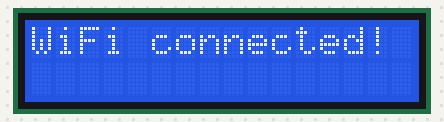
Simulated run of this sketch. Board: ESP8266 (NodeMCU). Parts: 16×2 character LCD. WiFi joins after 1.5 s; servers stay silent unless stated; uploads are accepted with an empty reply; what the sketch prints to the serial monitor is not drawn.

Above: at 1.6 s.
At 2.7 s:
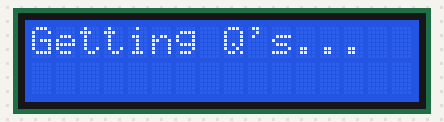
At 4.03 s:
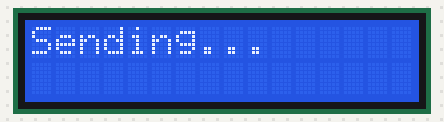

Measured:
- what the display in image 0 shows lasts 1.0 s, from 1.6 s to 2.6 s
- what the display in image 1 shows lasts 1.3 s, from 2.6 s to 3.9 s

The sketch:

poller.ino
```cpp
#include <RBD_Timer.h>

#include <RBD_Button.h>

#include <ESP8266WiFi.h>

#include <Wire.h>

#include <LCD_I2C.h>

LCD_I2C lcd(0x27, 16, 2);

#ifndef STASSID
#define STASSID "Soric WiFi"
#define STAPSK "pitajrobija11"
#endif

const char * ssid = STASSID;
const char * password = STAPSK;
int HTTP_PORT = 80;
String HTTP_METHOD = "GET"; // or POST
char HOST_NAME[] = "iotrisevi.herokuapp.com";
String GET_POLL_PATH_NAME = "/get-currentpoll.php";
String INSERT_REPLY_PATH_NAME = "/insert-response.php";

RBD::Button buttonNext(12);
RBD::Button buttonBack(14);

String buffer = "";
int numOfQuestions = 0;
String questions[30];
int replies[30];
int currentPollID;

void setup() {
  lcd.begin();
  lcd.backlight();
  Serial.begin(115200);
  Serial.println();
  Serial.println();

  lcd.clear();
  lcd.setCursor(0,0);
  lcd.print("Connecting...");

  Serial.print("Connecting to ");
  Serial.println(ssid);
  WiFi.mode(WIFI_STA);
  WiFi.begin(ssid, password);

  while (WiFi.status() != WL_CONNECTED) {
    delay(500);
    Serial.print(".");
  }

  Serial.println("");
  Serial.println("WiFi connected");
  Serial.println("IP address: ");
  Serial.println(WiFi.localIP());

  lcd.clear();
  lcd.setCursor(0,0);
  lcd.print("WiFi connected!");

  delay(1000);

}

void loop() {
  getQuestions();
  pollQuestions(1);
  sendData();
}

void getQuestions() {
  WiFiClient client;

  lcd.clear();
  lcd.setCursor(0,0);
  lcd.print("Getting Q's...");

  if (client.connect(HOST_NAME, HTTP_PORT)) {
    Serial.println(" ");
    Serial.println("Connected to server");
    client.println("POST /get-currentpoll.php HTTP/1.1");
    client.println("Host: iotrisevi.herokuapp.com");
    client.println("User-Agent: arduino-wifi");
    client.println("Connection: close");
    client.println();

    while (client.connected()) {
      if (client.available()) {
        // read an incoming byte from the server and print it to serial monitor:
        buffer = client.readString();
        Serial.print(buffer);
      }
    }
    // the server's disconnected, stop the client:
    client.stop();
    Serial.println(" ");
    Serial.println("disconnected");
  } else { // if not connected:
    Serial.println("connection failed");
  }

  lcd.clear();
  lcd.setCursor(0,0);
  lcd.print("Q's recieved!");

  numOfQuestions = getNumberOfQuestions(buffer);
  Serial.println(numOfQuestions);

  currentPollID = getValue(buffer,'|',1).toInt();
  Serial.println("current Poll ID:");
  Serial.println(currentPollID);

  for(int i = 0; i < numOfQuestions; i++){
    questions[i] = getValue(buffer,'|',i+2);
    Serial.println(questions[i]);
  }
}

String getValue(String data, char separator, int index) {
  int found = 0;
  int strIndex[] = {
    0,
    -1
  };
  int maxIndex = data.length() - 1;

  for (int i = 0; i <= maxIndex && found <= index; i++) {
    if (data.charAt(i) == separator || i == maxIndex) {
      found++;
      strIndex[0] = strIndex[1] + 1;
      strIndex[1] = (i == maxIndex) ? i + 1 : i;
    }
  }

  return found > index ? data.substring(strIndex[0], strIndex[1]) : "";
}

int getNumberOfQuestions(String buffer) {
  int numSeparators = 0;
  for (auto x: buffer) {
    if (x == '|') {
      numSeparators++;
    }
  }

  return numSeparators - 2;
}

void pollQuestions(int qNumber)
{
  if(qNumber > numOfQuestions) return;

  lcd.clear();
  lcd.setCursor(0,0);
  lcd.print(questions[qNumber-1]);
  int qValue = map(analogRead(A0), 0, 1024, 1, 6);
  lcd.setCursor(8,1);
  lcd.print(qValue);
  while(true)
  {
    delay(50);
    if(qValue!= map(analogRead(A0), 0, 1024, 1, 6))
    {
      lcd.clear();
      lcd.setCursor(0,0);
      lcd.print(questions[qNumber-1]);

      qValue = map(analogRead(A0), 0, 1024, 1, 6);
      lcd.setCursor(8,1);
      lcd.print(qValue);
    }
    if(buttonNext.onPressed()) {
      replies[qNumber-1] = qValue;
      pollQuestions(qNumber+1);
      return;
    }
    if(buttonBack.onPressed()&&qNumber!=1) {
      pollQuestions(qNumber-1);
      break;
    }
  }
}

void sendData(){


  Serial.print("connecting to ");
  Serial.print(HOST_NAME);
  Serial.print(':');
  Serial.println(HTTP_PORT);

  lcd.clear();
  lcd.setCursor(0,0);
  lcd.print("Sending...");

  Serial.println(repliesToString());

 WiFiClient client;

  if (client.connect(HOST_NAME, HTTP_PORT)) {
    Serial.println(" ");
    Serial.println("Connected to server");
    client.println("POST /insert-response.php?values="+repliesToString()+"&ID="+currentPollID+" HTTP/1.1");
    Serial.println("POST /insert-response.php?values="+repliesToString()+"&ID="+currentPollID+" HTTP/1.1");
    client.println("Host: iotrisevi.herokuapp.com");
    client.println("User-Agent: arduino-wifi");
    client.println("Connection: close");
    client.println();


    client.stop();
    Serial.println(" ");
    Serial.println("disconnected");
  } else { // if not connected:
    Serial.println("connection failed");
  }


  lcd.clear();
  lcd.setCursor(0,0);
  lcd.print("Thank you!");
  lcd.setCursor(0,1);
  lcd.print("Reply submitted");

}

String repliesToString()
{
  String reply ="";
  for(int i=0; i<numOfQuestions ;i++)
  {
    reply+=(String)replies[i];
    reply+="|";
  }
  return reply;
}
```
